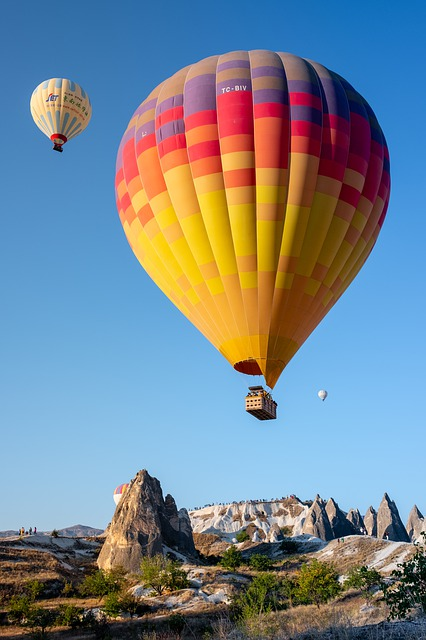
#> input picture sample/test.jpg, 426 x 640 px, found by its file name
$ python imageControl4.py
#> lines starting #> are read from the running program, lines starting #| are printed output that depends on the picture
import cv2 as cv
import numpy as np

img_color = cv.imread('../test.jpg', cv.IMREAD_COLOR)
#> img_color is the input picture: shape (640, 426, 3); mean B, G, R 145.4, 133, 117.2

# 이미지의 높이와 너비를 가져옴
print("img datatype", type(img_color))
#| img datatype <class 'numpy.ndarray'>
print("real values  : ", img_color)
#> (printed output is left out)
height, width = img_color.shape[:2]
#> height = 640; width = 426
print("height : ", height, ", width : ", width)
#| height :  640 , width :  426

# 그레이 스케일 이미지 저장할 넘파이 배열 생성
img_gray = np.zeros( (height, width), np.uint8)

for y in range(0, height):
    for x in range ( 0, width):
        # rgb 값을 읽어옴
        b = img_color.item(y,x,0)
        g = img_color.item(y, x, 1)
        r = img_color.item(y, x, 2)

        # (x,y) 위치의 픽셀에 그레이 스케일이 저장
        # 평균값을 사용하는 경우
        gray = int((r+g+b) / 3.0)
        # BT.709에 명시된 비율 사용하는 경우
        # gray = int(r*0.2126 + g*0.7152, b*0.0722)

        img_gray.itemset(y, x, gray)
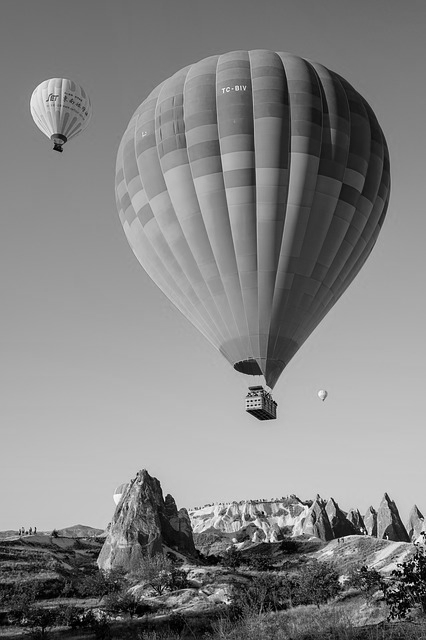
#> img_gray: shape (640, 426); min 0, max 254, mean 131.6

# 결과를 컬러로 변경
img_result = cv.cvtColor(img_gray, cv.COLOR_GRAY2BGR)

# y범위가 150~200, x범위가 200~250인 영역의 픽셀 색상 변경
for y in range(150,201):
    for x in range ( 200,250):
        #  초록색으로 변경
        img_result.itemset(y, x, 0, 0)
        img_result.itemset(y, x, 1, 255)
        img_result.itemset(y, x, 2, 0)
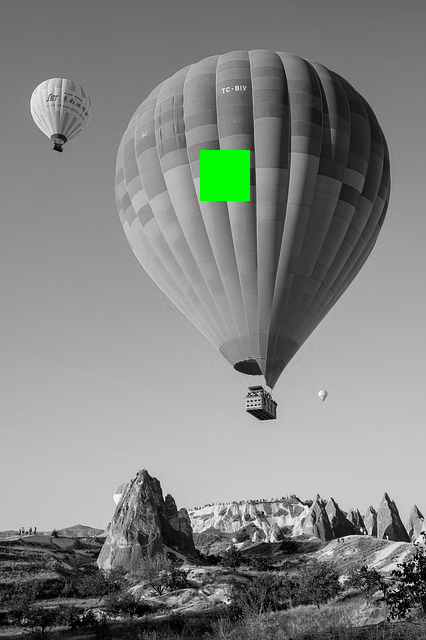
#> img_result: shape (640, 426, 3); mean B, G, R 130.3, 132.7, 130.3

cv.imshow('color', img_color)
cv.imshow('result', img_result)

cv.waitKey(0)

cv.destroyAllWindows()

$ run again, with sample/apple.jpg copied over sample/test.jpg
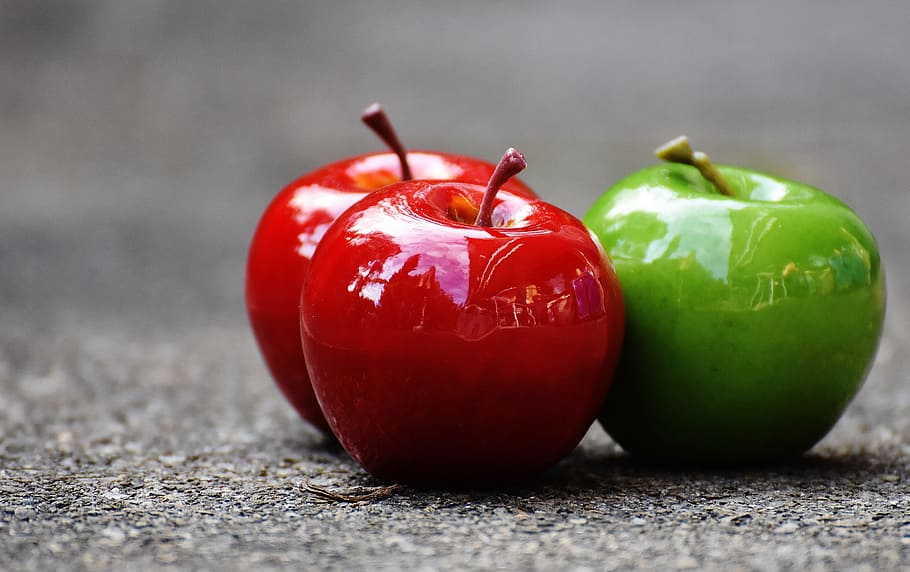
#> input picture sample/apple.jpg, 910 x 572 px, found by its file name
#> img_color is the input picture: shape (572, 910, 3); mean B, G, R 100.2, 109.7, 127
#| img datatype <class 'numpy.ndarray'>
#> (printed output is left out)
#| height :  572 , width :  910
#> after the loop `for y in range(0, height):`:
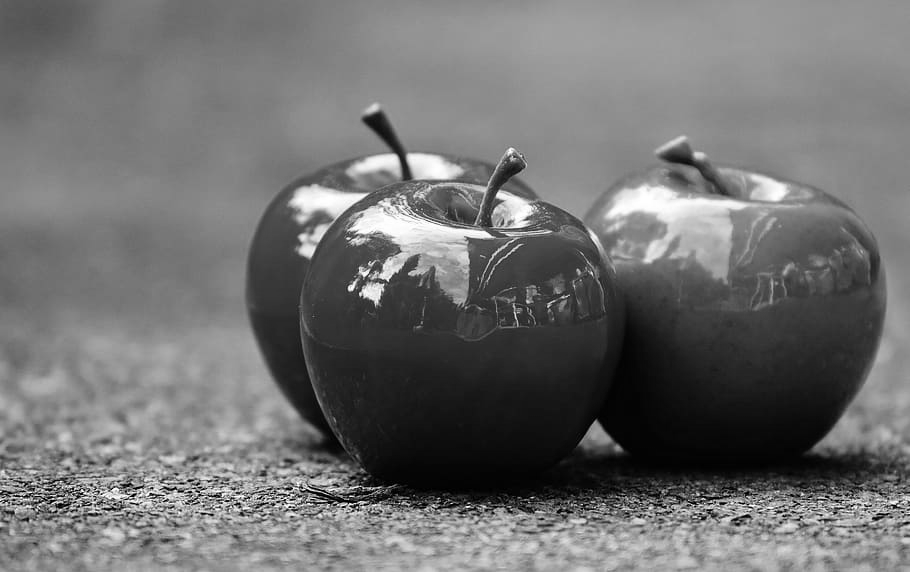
#> img_gray: shape (572, 910); min 0, max 255, mean 112
#> after the loop `for y in range(150,201):`:
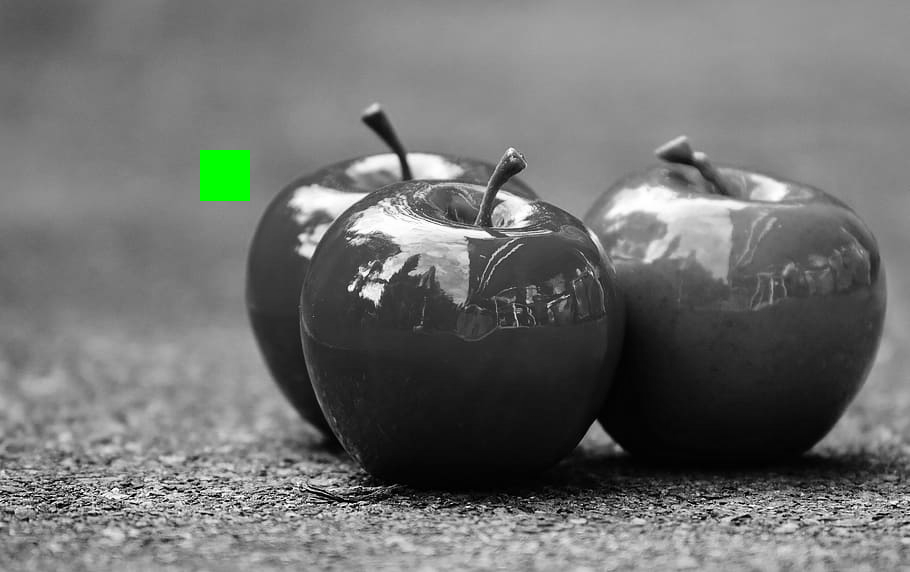
#> img_result: shape (572, 910, 3); mean B, G, R 111.4, 112.6, 111.4

$ run again, with sample/cat on laptop.jpg copied over sample/test.jpg
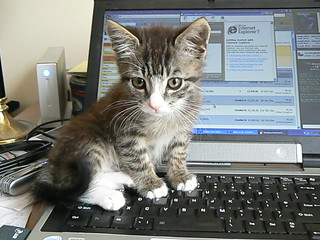
#> input picture sample/cat on laptop.jpg, 320 x 240 px, found by its file name
#> img_color is the input picture: shape (240, 320, 3); mean B, G, R 123, 126.4, 123.2
#| img datatype <class 'numpy.ndarray'>
#> (printed output is left out)
#| height :  240 , width :  320
#> after the loop `for y in range(0, height):`:
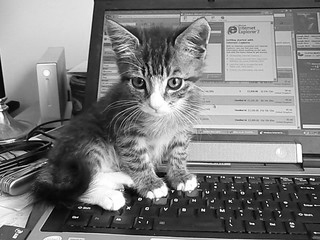
#> img_gray: shape (240, 320); min 0, max 255, mean 123.9
#> after the loop `for y in range(150,201):`:
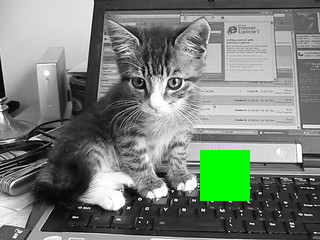
#> img_result: shape (240, 320, 3); mean B, G, R 120.2, 128.7, 120.2
